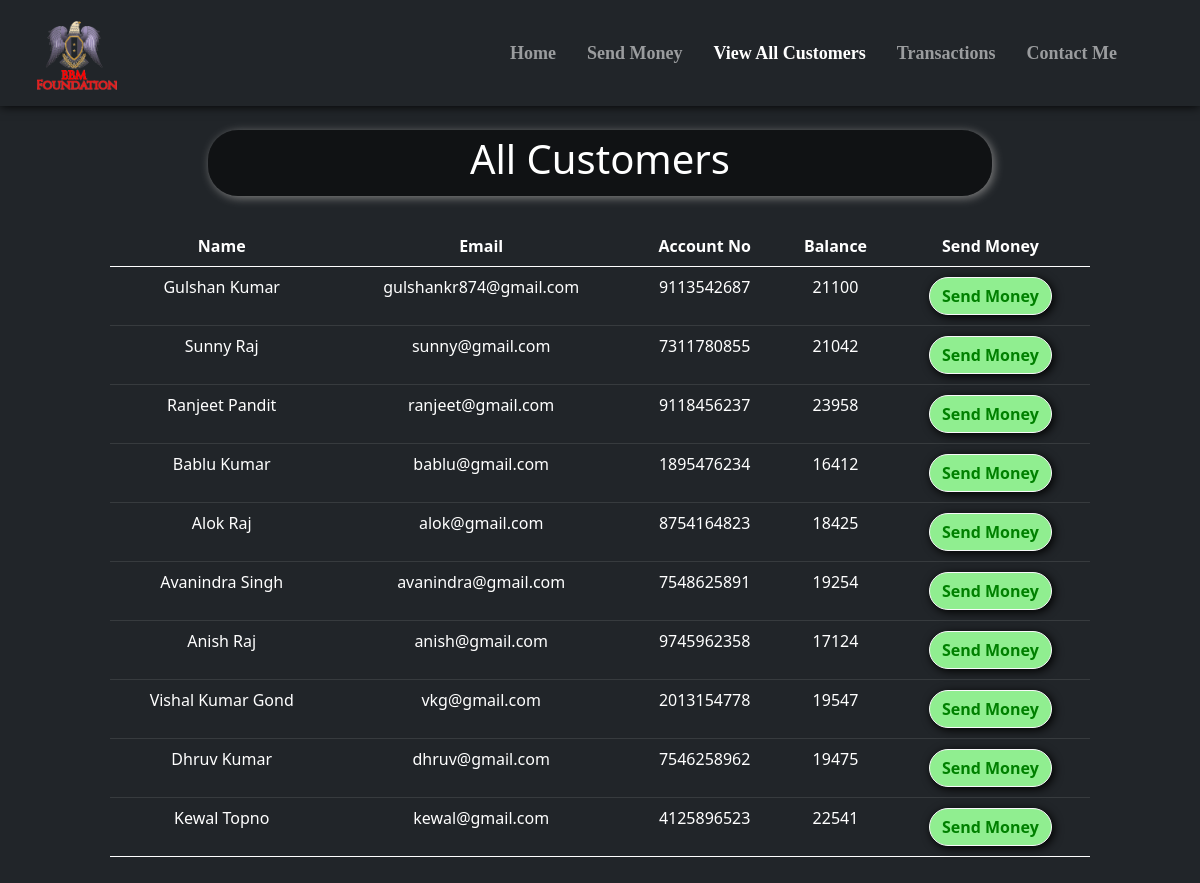
/all_cust.php, run on the app's committed database.
### tables this page shows
CREATE TABLE `users` (
  `sr` int(11) NOT NULL,
  `name` varchar(20) NOT NULL,
  `email` varchar(30) NOT NULL,
  `accno` varchar(10) NOT NULL,
  `blc` bigint(20) NOT NULL
);

### all_cust.php (the view, shortened to what this page needs)
<!doctype html>
<html lang="en">
<head>
    <link href="https://cdn.jsdelivr.net/npm/bootstrap@5.0.2/dist/css/bootstrap.min.css" rel="stylesheet"
>
    <link rel="stylesheet" href="https://cdnjs.cloudflare.com/ajax/libs/font-awesome/5.15.3/css/all.min.css"
 />
</head>
<body style="background-color:#212529;">
    <?php include 'spin.php'; ?>
    <nav class="navbar navbar-expand-lg navbar-dark bg-dark fixed fixed-top"
        style="font-family:candara; font-size:18px; box-shadow: 0px 0px 10px 0px black;">
        <div class="container-fluid">
            <a href="index.php"><img src="images/bbm-logo.png" alt=""
                    style="height: 80px; margin-left:25px; margin-top:10px;"></a>
        </div>
        <div class="collapse navbar-collapse" id="navbarSupportedContent">
            <b>
                <ul class="navbar-nav ">
                    <li class="nav-item nav-links" style="margin-left:15px;">
                        <a class="nav-link text-nowrap" aria-current="page" href="index.php">Home</a>
                    </li>
                    <li class="nav-item" style="margin-left:15px; ">
                        <a class="nav-link text-nowrap" href="send_money.php">Send Money</a>
                    </li>
                    <li class="nav-item" style="margin-left:15px;">
                        <a class="nav-link text-nowrap active" href="all_cust.php">View All Customers</a>
                    </li>
                    <li class="nav-item" style="margin-left:15px;">
                        <a class="nav-link text-nowrap" href="transactions.php">Transactions</a>
                    </li>
                    <li class="nav-item" style="margin-left:15px; margin-right:75px;">
                        <a class="nav-link text-nowrap" href="contact_me.php">Contact Me</a>
                    </li>
                </ul>
            </b>
        </div>
    </nav>
    <center>
        <div class="container" style="margin-top: 10%; padding:10px 80px 10px 80px; ">
            <div
                style="width:80%; background-color:rgba(0,0,0,.5); padding:5px 5px 5px 5px; border-radius:30px; box-shadow: 2px 2px 10px gray;">
                <h1 style=" color:white;">All Customers</h1>
            </div>
            <?php
    $conn = mysqli_connect($servername, $username, $password, $database);
    if(!$conn){
        die("Connection not established: ".mysqli_connect_error());
    }else{
        $sql = "SELECT * FROM `users`";
        $result = mysqli_query($conn, $sql);
?>
            <table class="table table-dark" style="margin-top: 30px;">
                <thead>
                    <tr>
                        <th scope="col">Name</th>
                        <th scope="col">Email</th>
                        <th scope="col">Account No</th>
                        <th scope="col">Balance</th>
                        <th scope="col">Send Money</th>
                    </tr>
                </thead>
                <?php
echo "<tbody>";
        while($row = mysqli_fetch_assoc($result)){
        echo    '
            <tr>
              <td>'.$row['name'].'</td>
              <td>'.$row['email'].'</td>
              <td>'.$row['accno'].'</td>
              <td>'.$row['blc'].'</td>
              <td style="padding:10px 10px 10px 10px">
              <a href="send_money.php?reads='.$row['accno'].'"
              <button type="button" class="btn mybtn btn-outline-light">Send Money</button>
              </a>
              </td>
            </tr>';
    }
    }
    echo "</tbody>";
?>
        </div>
    </center>
</body>
</html>

### spin.php (shortened to what this page needs)
<html>
<head>
<link rel="stylesheet" href="https://cdnjs.cloudflare.com/ajax/libs/font-awesome/5.15.3/css/all.min.css" />
</head>
<body>
</body>
</html>

### all_cust.php (style rules this page uses)
th, td { text-align: center; }
.mybtn { box-shadow: 2px 2px 10px black; border-radius: 30px; font-weight: bold; background-color: lightgreen; color: green; }

### data on the page
users: name "Gulshan Kumar", email "gulshankr874@gmail.com", accno "9113542687", blc "21100"
users: name "Sunny Raj", email "sunny@gmail.com", accno "7311780855", blc "21042"
users: name "Ranjeet Pandit", email "ranjeet@gmail.com", accno "9118456237", blc "23958"
users: name "Bablu Kumar", email "bablu@gmail.com", accno "1895476234", blc "16412"
users: name "Alok Raj", email "alok@gmail.com", accno "8754164823", blc "18425"
users: name "Avanindra Singh", email "avanindra@gmail.com", accno "7548625891", blc "19254"
users: name "Anish Raj", email "anish@gmail.com", accno "9745962358", blc "17124"
users: name "Vishal Kumar Gond", email "vkg@gmail.com", accno "2013154778", blc "19547"
users: name "Dhruv Kumar", email "dhruv@gmail.com", accno "7546258962", blc "19475"
users: name "Kewal Topno", email "kewal@gmail.com", accno "4125896523", blc "22541"
